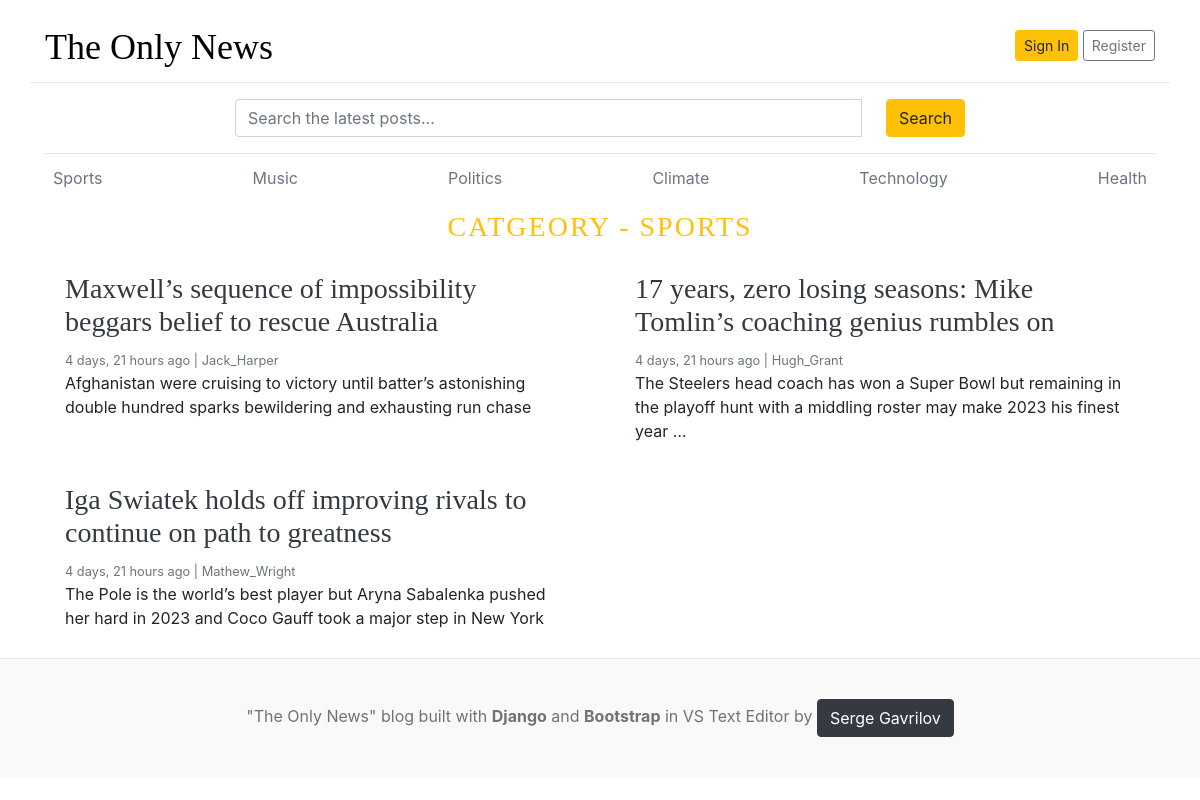
Page /category/1/ on the committed database.
### blogs/models.py (models this page shows, shortened)
class Category(models.Model):
    category_name = models.CharField(max_length=50, unique=True)
    created_at = models.DateTimeField(auto_now_add=True)
    updated_at = models.DateTimeField(auto_now=True)
    class Meta:
        verbose_name_plural = 'categories'
    def __str__(self):
        return self.category_name

class Blog(models.Model):
    title = models.CharField(max_length=100)
    slug = models.SlugField(max_length=150, unique=True, blank=True)
    category = models.ForeignKey(Category, on_delete=models.CASCADE)
    author = models.ForeignKey(User, on_delete=models.CASCADE) # if the user gets deleted then the blog posts will also be deleted
    featured_image = models.ImageField(upload_to='uploads/%Y/%m/%d')
    short_description = models.TextField(max_length=500)
    blog_body = models.TextField(max_length=2000)
    status = models.CharField(max_length=20, choices=STATUS_CHOICES, default="draft")
    is_featured = models.BooleanField(default=False)
    created_at = models.DateTimeField(auto_now_add=True)
    updated_at = models.DateTimeField(auto_now=True)

class MyWeb(models.Model):
    myname = models.CharField(max_length=25)
    mylink = models.URLField(max_length=100)
    class Meta:
        verbose_name_plural = 'My Website'

### blogs/views.py (the view)
# urls.py: path('<int:category_id>/', views.posts_by_category, name='posts_by_category')
def posts_by_category(request, category_id):
    posts = Blog.objects.filter(status='Published', category=category_id)
    category = get_object_or_404(Category, pk=category_id)
    context = {
        'posts': posts,
        'category_id':category,
    }
    return render(request, 'posts_by_category.html', context)

### blogs/context_processors.py (called while the page is built)
def get_categories(request):
    categories = Category.objects.all()
    return dict(categories=categories)

def get_social_links(request):
    social_links = SocialLink.objects.all()
    return dict(social_links=social_links)

def get_my_web(request):
    my_web = MyWeb.objects.all()
    return dict(my_web=my_web)

### templates/posts_by_category.html
{% extends 'base.html' %}
{% block content %}
      <h3
        class="text-uppercase text-warning"
        style="letter-spacing: 2px; text-align: center"
      >
        Catgeory - {{category_id}}
      </h3>
      <div class="row mb-2">
        {% if posts %} {% for post in posts%}
        <div class="col-md-6">
          <div class="card border-0">
            <div class="card-body">
              <h3><a href="{% url 'blogs' post.slug %}" class="text-dark">{{ post.title }}</a></h3>
              <small class="mb-1 text-muted"
                >{{ post.created_at | timesince }} ago | {{post.author}}</small
              >
              <p class="card-text">
                {{post.short_description | truncatewords:25 }}
              </p>
            </div>
          </div>
        </div>
        {% endfor%} {% else %}
        <p class="text-uppercase" style="color:#E6534E; font-weight: 600; margin-top: 50px; letter-spacing: 2px;">We have no posts here at the moment. Please come back later</p>
        {% endif %}
      </div>
    </div>
    {% endblock %}

### templates/base.html (shortened to what this page needs)
{% load static %}
<!DOCTYPE html>
<html lang="en">
  <head>
    <link
      href="https://getbootstrap.com/docs/4.0/dist/css/bootstrap.min.css"
      rel="stylesheet"
    />
    <link rel="stylesheet"  href="{% static 'style/blog.css' %}" />
    <link rel="stylesheet" href="https://cdnjs.cloudflare.com/ajax/libs/font-awesome/4.7.0/css/font-awesome.min.css">
  </head>
  <body>
    <div class="container">
      <header class="blog-header py-3">
        <div class="row flex-nowrap justify-content-between align-items-center">
          <div class="col-8 pt-1">
            <a class="blog-header-logo" href="/">The Only News</a>
          </div>
          <div class="col-4 d-flex justify-content-end align-items-center">
            {% if not user.is_authenticated%}
            <a class="btn btn-sm btn-warning" href="{% url 'login' %}">Sign In</a> &nbsp;
            <a class="btn btn-sm btn-outline-secondary" href="{% url 'register' %}">Register</a>
            {% else %}
            <span>Welcome:<strong>{{ user }}</strong></span>
            <a class="btn btn-sm btn-outline-secondary ml-3" href="{% url 'logout' %}">Logout</a>
            <a class="btn btn-sm btn-outline-info ml-3" href="{% url 'dashboard' %}"><strong>Dashboard</strong></a>
            {% endif %}
          </div>
        </div>
        <div class="row flex-nowrap justify-content-between align-items-center search_fun mt-2" style="border-top: 1px solid #e5e5e5;" >
          <div class="col-2">
            </div>
          <div class="col-8 mt-3">
            <form action="{% url 'search' %}" method="GET">
              <div class="input-group">
                <input class="form-control" type="text" name="keyword" value="{{ keyword }}" placeholder="Search the latest posts..." aria-label="Enter search term..." aria-describedby="button-search" />
                <button type="submit" class="ml-4 btn btn-warning" id="button-search" type="button">Search</button>
            </div>
            </form>
          </div>
          <div class="col-2">
          </div>
        </div>
      </header>
      <div class="nav-scroller py-1 mb-2">
        <nav class="nav d-flex justify-content-between">
          {% for cat in categories %}
          <a class="p-2 text-muted" href="{% url 'posts_by_category' cat.id %}">{{cat.category_name}}</a>
          {% endfor %}
        </nav>
      </div>
{% block content %}
{% endblock %}
      {% if my_web %}
      <footer class="blog-footer">
        {% for myweb in my_web %}
        <p>"The Only News" blog built with <strong>Django</strong> and <strong>Bootstrap</strong> in VS Text Editor by <a class="btn btn-dark" href="{{ myweb.mylink }}" target="_blank">{{myweb.myname}}</a></p>
        {% endfor %}
      </footer>
      {% endif %}
    </body>
  </html>

### blog_main/static/style/blog.css (style rules this page uses)
.blog-header { border-bottom: 1px solid #e5e5e5; }
.blog-header-logo { font-family: "Playfair Display", Georgia, "Times New Roman", serif; font-size: 2.25rem; color: black; }
h1, h2, h3, h4, h5, h6 { font-family: "Playfair Display", Georgia, "Times New Roman", serif; }
.blog-footer { padding: 2.5rem 0; color: #727272; text-align: center; background-color: #f9f9f9; border-top: .05rem solid #e5e5e5; }
.blog-footer p:last-child { margin-bottom: 0; }

### rows in the picture
Category: category_name "Sports", category_name "SPORTS"
Category: category_name "Music"
Category: category_name "Politics"
Category: category_name "Climate"
Category: category_name "Technology"
Category: category_name "Health"
Blog: title "Maxwell’s sequence of impossibility beggars belief to rescue Australia", created_at "4 days, 21 hours", author "Jack_Harper", short_description "Afghanistan were cruising to victory until batter’s astonishing double hundred sparks bewildering and exhausting run chase"
Blog: title "17 years, zero losing seasons: Mike Tomlin’s coaching genius rumbles on", created_at "4 days, 21 hours", author "Hugh_Grant", short_description "The Steelers head coach has won a Super Bowl but remaining in the playoff hunt with a middling roster may make 2023 his finest year …"
Blog: title "Iga Swiatek holds off improving rivals to continue on path to greatness", created_at "4 days, 21 hours", author "Mathew_Wright", short_description "The Pole is the world’s best player but Aryna Sabalenka pushed her hard in 2023 and Coco Gauff took a major step in New York"
MyWeb: myname "Serge Gavrilov"
